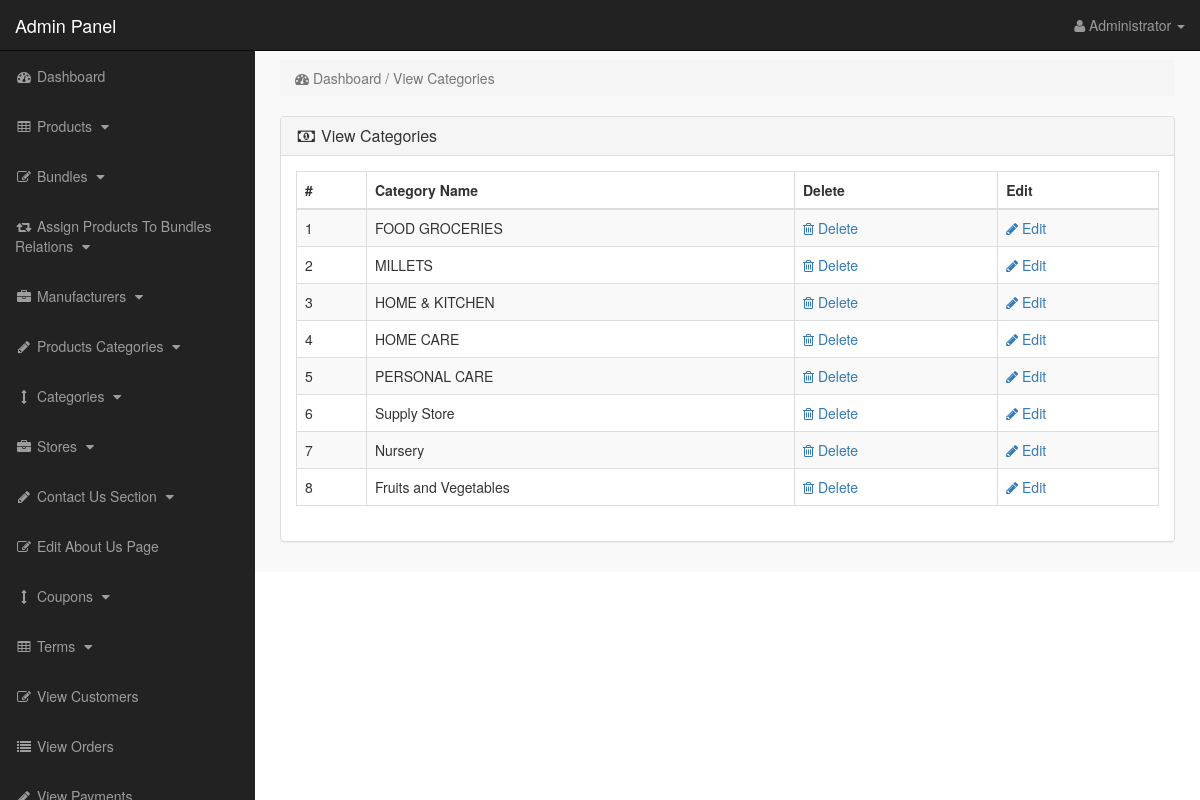
The app's page /admin_area/index.php?view_cats (signed in) with its own data.
### tables this page shows
CREATE TABLE `categories` (
  `cat_id` int(10) NOT NULL,
  `cat_title` text NOT NULL,
  `cat_top` text NOT NULL,
  `cat_image` text NOT NULL
);

### admin_area/view_cats.php (the view)
<?php
if(!isset($_SESSION['admin_email'])){
echo "<script>window.open('login.php','_self')</script>";
}
else {
?>
<div class="row" >
<div class="col-lg-12" >
<ol class="breadcrumb" >
<li class="active" >
<i class="fa fa-dashboard" ></i> Dashboard / View Categories
</li>
</ol>
</div>
</div>
<div class="row" >
<div class="col-lg-12" >
<div class="panel panel-default" >
<div class="panel-heading" >
<h3 class="panel-title" >
<i class="fa fa-money fa-fw"></i> View Categories
</h3>
</div>
<div class="panel-body" >
<div class="table-responsive" >
<table class="table table-bordered table-hover table-striped" >
<thead>
<tr>
<th>#</th>
<th>Category Name</th>
<th>Delete</th>
<th>Edit</th>
</tr>
</thead>
<tbody>
<?php
$i=0;
$get_cats = "select * from categories";
$run_cats = mysqli_query($con,$get_cats);
while($row_cats = mysqli_fetch_array($run_cats)){
$cat_id = $row_cats['cat_id'];
$cat_title = $row_cats['cat_title'];
$i++;
?>
<tr>
<td><?php echo $i; ?></td>
<td><?php echo $cat_title; ?></td>
<td>
<a href="index.php?delete_cat=<?php echo $cat_id; ?>" >
<i class="fa fa-trash-o" ></i> Delete
</a>
</td>
<td>
<a href="index.php?edit_cat=<?php echo $cat_id; ?>" >
<i class="fa fa-pencil" ></i> Edit
</a>
</td>
</tr>
<?php } ?>
</tbody>
</table>
</div>
</div>
</div>
</div>
</div>
<?php } ?>

### admin_area/includes/sidebar.php (shortened to what this page needs)
<?php
if(!isset($_SESSION['admin_email'])){
echo "<script>window.open('login.php','_self')</script>";
}
else {
?>
<nav class="navbar navbar-inverse navbar-fixed-top" >
<div class="navbar-header" >
<a class="navbar-brand" href="index.php?dashboard" >Admin Panel</a>
</div>
<ul class="nav navbar-right top-nav" >
<li class="dropdown" >
<a href="#" class="dropdown-toggle" data-toggle="dropdown" >
<i class="fa fa-user" ></i>
<?php echo $admin_name; ?> <b class="caret" ></b>
</a>
</li>
</ul>
<div class="collapse navbar-collapse navbar-ex1-collapse">
<ul class="nav navbar-nav side-nav">
<li>
<a href="index.php?dashboard">
<i class="fa fa-fw fa-dashboard"></i> Dashboard
</a>
</li>
<li>
<a href="#" data-toggle="collapse" data-target="#products">
<i class="fa fa-fw fa-table"></i> Products
<i class="fa fa-fw fa-caret-down"></i>
</a>
</li>
<li>
<a href="#" data-toggle="collapse" data-target="#bundles">
<i class="fa fa-fw fa-edit"></i> Bundles
<i class="fa fa-fw fa-caret-down"></i>
</a>
</li>
<li>
<a href="#" data-toggle="collapse" data-target="#relations">
<i class="fa fa-fw fa-retweet"></i> Assign Products To Bundles Relations
<i class="fa fa-fw fa-caret-down"></i>
</a>
</li>
<li>
<a href="#" data-toggle="collapse" data-target="#manufacturers">
<i class="fa fa-fw fa-briefcase"></i> Manufacturers
<i class="fa fa-fw fa-caret-down"></i>
</a>
</li>
<li>
<a href="#" data-toggle="collapse" data-target="#p_cat">
<i class="fa fa-fw fa-pencil"></i> Products Categories
<i class="fa fa-fw fa-caret-down"></i>
</a>
</li>
<li>
<a href="#" data-toggle="collapse" data-target="#cat">
<i class="fa fa-fw fa-arrows-v"></i> Categories
<i class="fa fa-fw fa-caret-down"></i>
</a>
</li>
<li>
<a href="#" data-toggle="collapse" data-target="#store">
<i class="fa fa-fw fa-briefcase"></i> Stores
<i class="fa fa-fw fa-caret-down"></i>
</a>
</li>
<li>
<a href="#" data-toggle="collapse" data-target="#contact_us">
<i class="fa fa-fw fa-pencil"> </i> Contact Us Section
<i class="fa fa-fw fa-caret-down"></i>
</a>
</li>
<li>
<a href="index.php?edit_about_us">
<i class="fa fa-fw fa-edit"></i> Edit About Us Page
</a>
</li>
<li>
<a href="#" data-toggle="collapse" data-target="#coupons">
<i class="fa fa-fw fa-arrows-v"></i> Coupons
<i class="fa fa-fw fa-caret-down"></i>
</a>
</li>
<li>
<a href="#" data-toggle="collapse" data-target="#terms" >
<i class="fa fa-fw fa-table"></i> Terms
<i class="fa fa-fw fa-caret-down"></i>
</a>
</li>
<li>
<a href="index.php?view_customers">
<i class="fa fa-fw fa-edit"></i> View Customers
</a>
</li>
<li>
<a href="index.php?view_orders">
<i class="fa fa-fw fa-list"></i> View Orders
</a>
</li>
<li>
<a href="index.php?view_payments">
<i class="fa fa-fw fa-pencil"></i> View Payments
</a>
</li>
</ul>
</div>
</nav>
<?php } ?>

### admin_area/css/style.css (style rules this page uses)
body { margin-top:100px; }
@media (min-width: 768px) { body { margin-top:50px; } }
.top-nav { padding:0 15px; }
.top-nav>li { display:inline-block; float:left; }
.top-nav>li>a { padding-top:15px; padding-bottom:15px; line-height:20px; color:#999; }
@media (min-width: 768px) { .side-nav { position:fixed; top:51px; width:255px; border-radius:0; overflow-y:auto; background-color: #222; bottom:0; overflow-x:hidden; padding-bottom:40px; } }
@media (min-width: 768px) { .side-nav>li>a { width:255px; } }
.panel-body { border-radius:5px; }

### records on screen
categories: cat_title "FOOD GROCERIES"
categories: cat_title "MILLETS"
categories: cat_title "HOME & KITCHEN"
categories: cat_title "HOME CARE"
categories: cat_title "PERSONAL CARE"
categories: cat_title "Supply Store"
categories: cat_title "Nursery"
categories: cat_title "Fruits and Vegetables"

### other values on screen
$admin_name "Administrator"
